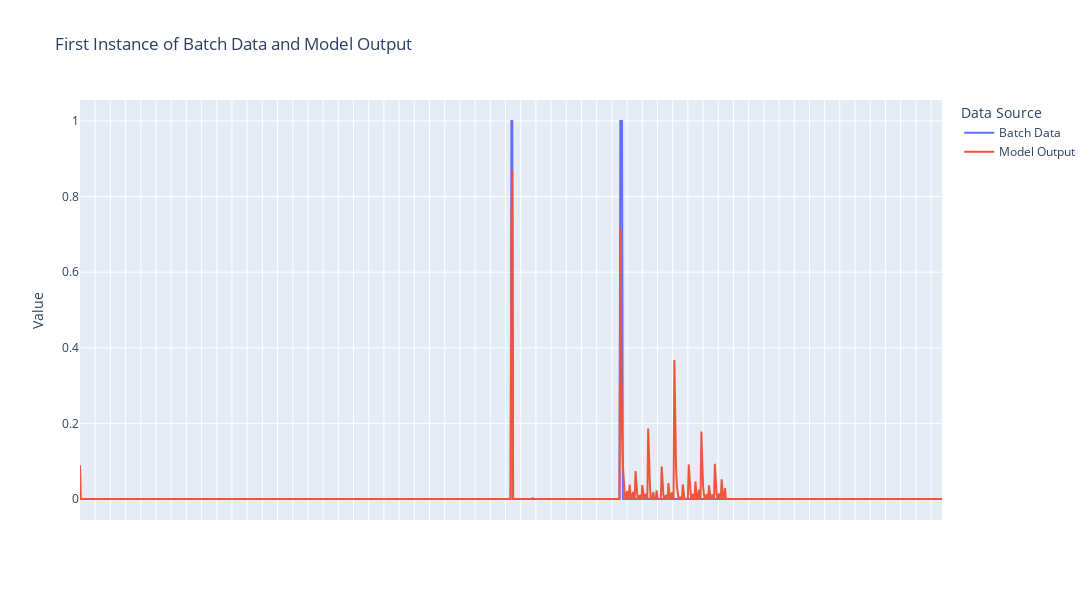

Notebook source saved alongside this figure:
### Code cell
plot_batch_data(batch_data, model_output_data, tree, 3)

### Figure 1 — Plotly figure (JSON) as saved in the notebook; plotly's stock layout.template omitted (floating-point values rounded to 4 significant figures; data arrays with more than 128 entries replaced by an {"elided": "..."} marker saying what was removed)
{"data": [{"hovertemplate": "%{x}<br>%{y}", "mode": "lines", "name": "Batch Data", "type": "scatter", "x": {"elided": "1022 str values"}, "y": {"elided": "1022 int values"}}, {"hovertemplate": "%{x}<br>%{y}", "mode": "lines", "name": "Model Output", "type": "scatter", "x": {"elided": "1022 str values"}, "y": {"elided": "1022 float values"}}], "layout": {"height": 600, "legend": {"title": {"text": "Data Source"}}, "title": {"text": "First Instance of Batch Data and Model Output"}, "width": 1200, "xaxis": {"hoverformat": "%{x}", "showticklabels": false, "title": {}}, "yaxis": {"title": {"text": "Value"}}}}
